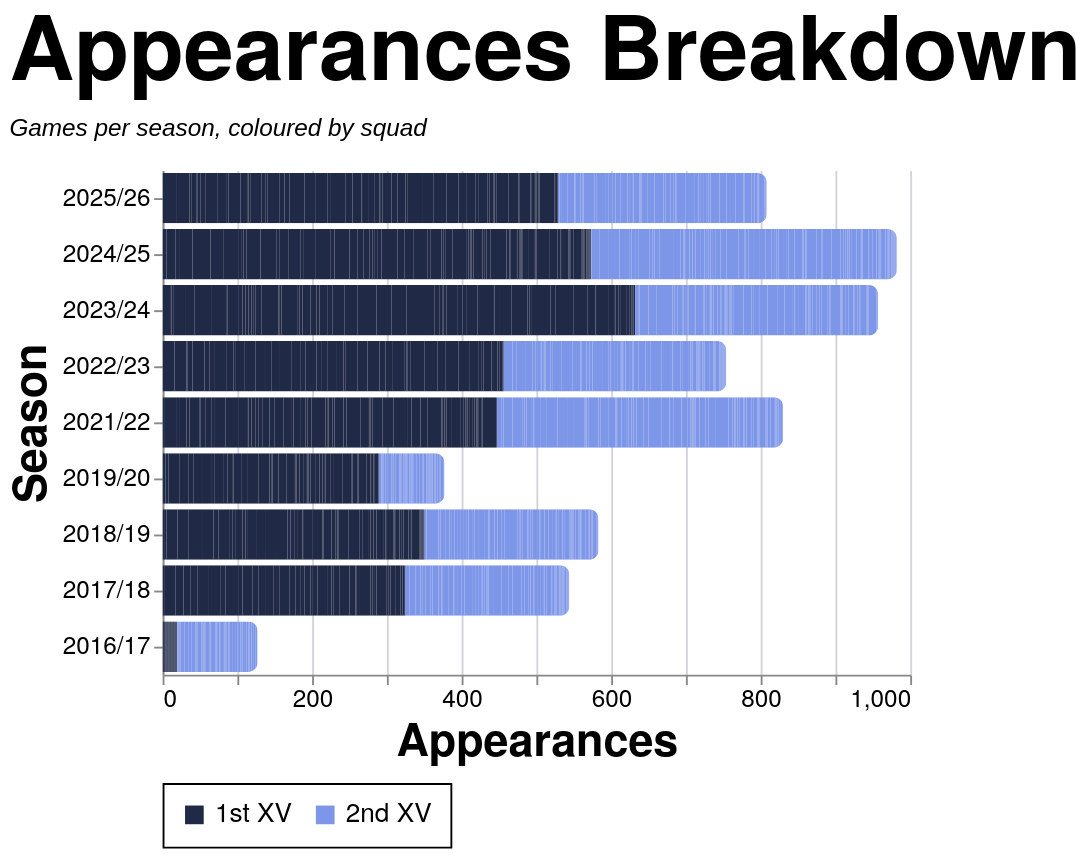

Specify this chart in Vega-Lite:
### Vega-Lite specification from a JSON file in a GitHub repository (floating-point values rounded to 4 significant figures; data arrays with more than 128 entries replaced by an {"elided": "..."} marker saying what was removed)
{"config": {"axis": {"labelFont": "PT Sans Narrow, Helvetica Neue, Helvetica, Arial, sans-serif", "titleFont": "PT Sans Narrow, Helvetica Neue, Helvetica, Arial, sans-serif", "labelFontSize": 13, "titleFontSize": 24, "gridColor": "#202947", "gridOpacity": 0.2, "zindex": 1}, "text": {"font": "Lato, sans-serif"}, "bar": {"cornerRadiusEnd": 5}, "header": {"labelFont": "PT Sans Narrow, Helvetica Neue, Helvetica, Arial, sans-serif", "titleFont": "PT Sans Narrow, Helvetica Neue, Helvetica, Arial, sans-serif", "labelFontSize": 24, "titleFontSize": 28, "labelFontWeight": "bold", "orient": "left"}, "legend": {"labelFont": "PT Sans Narrow, Helvetica Neue, Helvetica, Arial, sans-serif", "titleFont": "PT Sans Narrow, Helvetica Neue, Helvetica, Arial, sans-serif", "labelFontSize": 14, "titleFontSize": 16, "titlePadding": 5, "fillColor": "white", "strokeColor": "black", "padding": 10, "titleFontWeight": "lighter", "titleFontStyle": "italic", "titleColor": "gray", "offset": 10}, "title": {"font": "PT Sans Narrow, Helvetica Neue, Helvetica, Arial, sans-serif", "fontSize": 48, "fontWeight": "bold", "anchor": "start", "align": "center", "titlePadding": 20, "subtitlePadding": 10, "subtitleFontSize": 13, "subtitleColor": "", "subtitleFontStyle": "italic", "offset": 15, "color": "black"}, "axisX": {"labelAngle": 0}, "facet": {"title": null, "header": null, "align": {"row": "each", "column": "each"}, "spacing": 10}, "resolve": {"scale": {"y": "independent", "facet": "independent"}}, "background": "transparent", "scale": {"offsetBandPaddingOuter": 0.2, "offsetBandPaddingInner": 0.1}, "view": {"stroke": null, "background": "transparent"}}, "data": {"name": "data-3396d5fed7e1a9f7d5d7d5b6169c3e26"}, "mark": {"type": "bar"}, "encoding": {"color": {"field": "color_value", "legend": {"orient": "bottom", "title": null}, "scale": {"domain": ["1st XV", "2nd XV"], "range": ["#202946", "#7d96e8"]}, "sort": {"field": "sum(apps)", "op": "sum", "order": "descending"}, "type": "nominal"}, "tooltip": [{"field": "player", "title": "Player", "type": "nominal"}, {"field": "season", "title": "Season", "type": "nominal"}, {"field": "color_value", "title": "Group", "type": "nominal"}, {"aggregate": "sum", "field": "apps", "title": "Appearances", "type": "quantitative"}], "x": {"aggregate": "sum", "field": "apps", "title": "Appearances", "type": "quantitative"}, "y": {"field": "season", "sort": {"field": "season_sort", "op": "max", "order": "descending"}, "title": "Season", "type": "nominal"}}, "height": {"step": 30}, "title": {"text": "Appearances Breakdown", "subtitle": "Games per season, coloured by squad"}, "width": 400, "$schema": "https://vega.github.io/schema/vega-lite/v5.20.1.json", "datasets": {"data-3396d5fed7e1a9f7d5d7d5b6169c3e26": {"elided": "2738 records"}}}
